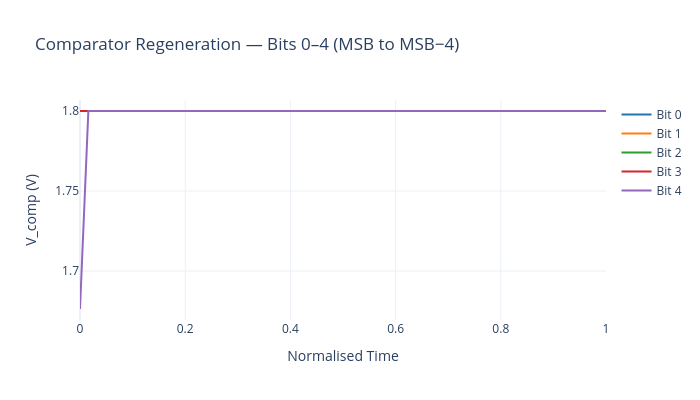

Notebook source saved alongside this figure:
### Code cell
# Comparator regeneration for first 5 bits
fig_comp = plot_comparator_regen(
    vcomp=vcomp,
    t_local=t_local,
    bit_indices=list(range(5)),
    title="Comparator Regeneration — Bits 0–4 (MSB to MSB−4)",
)
fig_comp.show()
